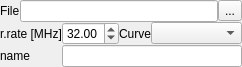
<?xml version="1.0" encoding="UTF-8"?>
<ui version="4.0">
 <class>Form</class>
 <widget class="QWidget" name="Form">
  <property name="geometry">
   <rect>
    <x>0</x>
    <y>0</y>
    <width>242</width>
    <height>62</height>
   </rect>
  </property>
  <property name="windowTitle">
   <string>Form</string>
  </property>
  <layout class="QGridLayout" name="gridLayout">
   <property name="margin">
    <number>0</number>
   </property>
   <property name="spacing">
    <number>0</number>
   </property>
   <item row="0" column="0" colspan="5">
    <layout class="QHBoxLayout" name="horizontalLayout">
     <property name="spacing">
      <number>0</number>
     </property>
     <item>
      <widget class="QLabel" name="label_2">
       <property name="text">
        <string>File</string>
       </property>
      </widget>
     </item>
     <item>
      <widget class="QLineEdit" name="lineEdit"/>
     </item>
     <item>
      <widget class="QToolButton" name="toolButton">
       <property name="text">
        <string>...</string>
       </property>
      </widget>
     </item>
    </layout>
   </item>
   <item row="1" column="0">
    <widget class="QLabel" name="label_4">
     <property name="text">
      <string>r.rate [MHz]</string>
     </property>
    </widget>
   </item>
   <item row="2" column="0">
    <widget class="QLabel" name="label_3">
     <property name="text">
      <string>name</string>
     </property>
    </widget>
   </item>
   <item row="1" column="4">
    <widget class="QComboBox" name="comboBox">
     <property name="sizePolicy">
      <sizepolicy hsizetype="Expanding" vsizetype="Fixed">
       <horstretch>0</horstretch>
       <verstretch>0</verstretch>
      </sizepolicy>
     </property>
    </widget>
   </item>
   <item row="1" column="3">
    <widget class="QLabel" name="label">
     <property name="sizePolicy">
      <sizepolicy hsizetype="Fixed" vsizetype="Preferred">
       <horstretch>0</horstretch>
       <verstretch>0</verstretch>
      </sizepolicy>
     </property>
     <property name="text">
      <string>Curve</string>
     </property>
    </widget>
   </item>
   <item row="1" column="1" colspan="2">
    <widget class="QDoubleSpinBox" name="doubleSpinBox">
     <property name="toolTip">
      <string>The repetition rate in MHz</string>
     </property>
     <property name="value">
      <double>32.000000000000000</double>
     </property>
    </widget>
   </item>
   <item row="2" column="1" colspan="4">
    <widget class="QLineEdit" name="lineEdit_2"/>
   </item>
  </layout>
  <action name="actionOpen_SDT_file">
   <property name="text">
    <string>Open SDT-file</string>
   </property>
  </action>
  <action name="actionAdd_curve">
   <property name="text">
    <string>Add curve</string>
   </property>
  </action>
 </widget>
 <resources/>
 <connections>
  <connection>
   <sender>toolButton</sender>
   <signal>clicked()</signal>
   <receiver>actionOpen_SDT_file</receiver>
   <slot>trigger()</slot>
   <hints>
    <hint type="sourcelabel">
     <x>245</x>
     <y>10</y>
    </hint>
    <hint type="destinationlabel">
     <x>-1</x>
     <y>-1</y>
    </hint>
   </hints>
  </connection>
 </connections>
</ui>
